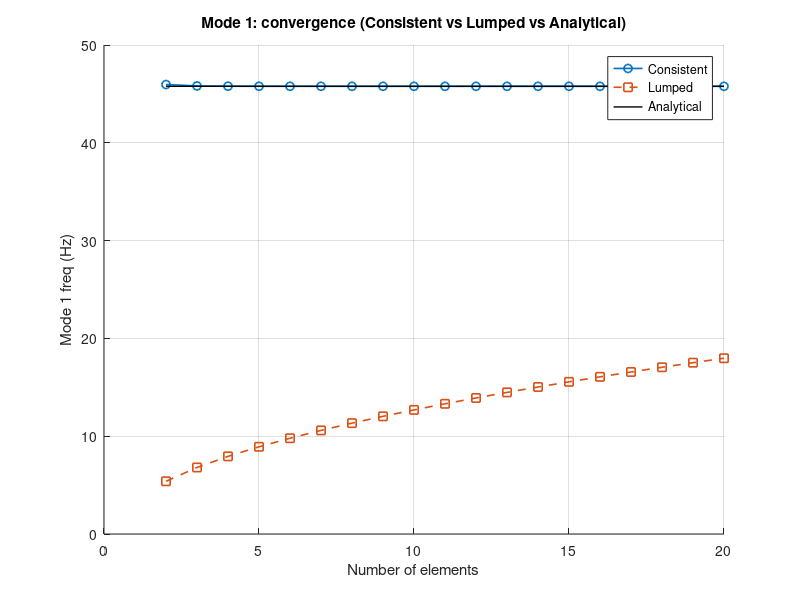
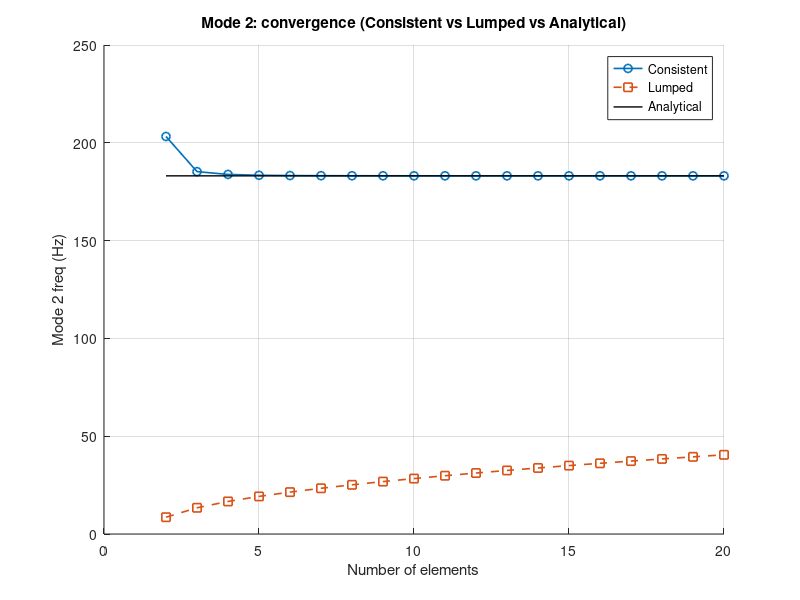
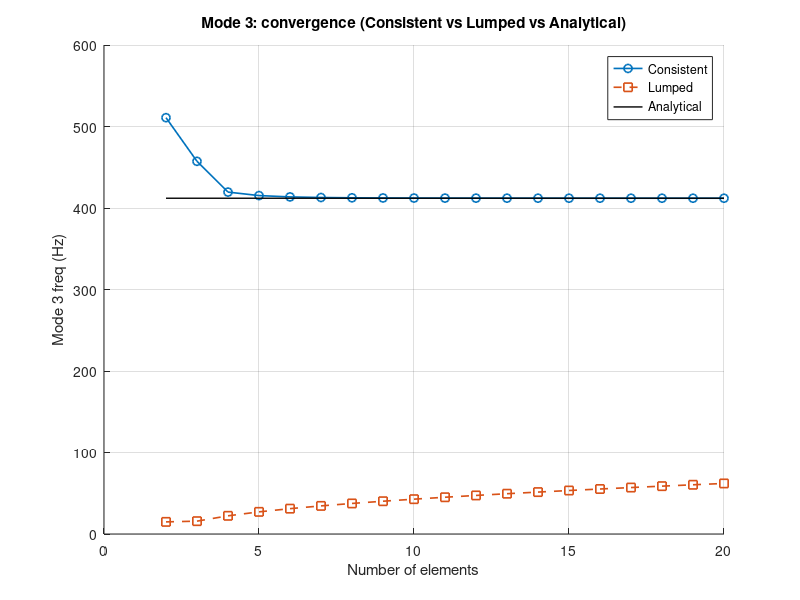
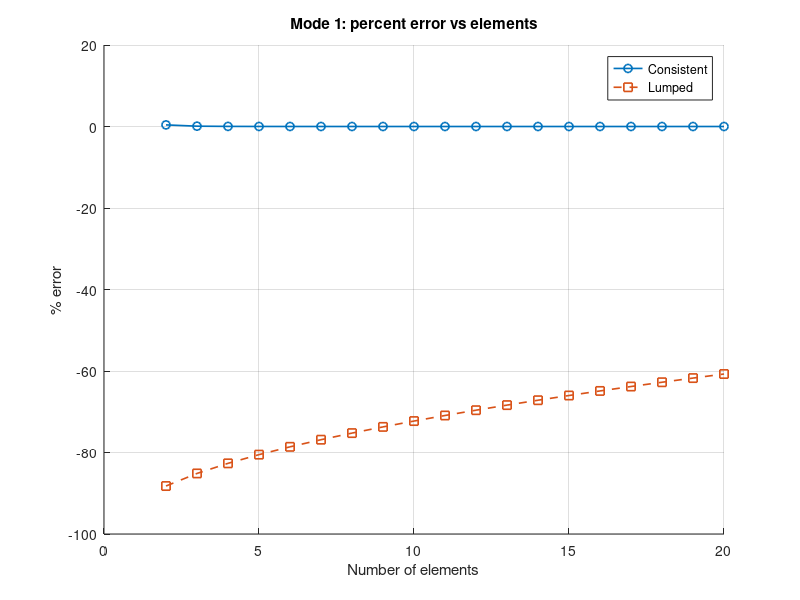

Reproduce these figures in MATLAB, in order.
clc;clear;close all;

E = 200e9;
b = 0.04;
d = 0.08;
I = (b*d^3)/12;
L = 2.0;
Nemin=2;
Nemax=20;
Ne=Nemin:Nemax;
r=7850;
a=b*d;
freqc=nan(numel(Ne),3);
freql=nan(numel(Ne),3);
Wt = @(n) (n^2 * pi^2) * sqrt(E*I/(r*a*L^4));
for e = 1:numel(Ne)
    Le = L / Ne(e);
    A=(r*a*Le)/420;
    Mle =(r*A*Le/2) * eye(4);
    Mce=A*[156,22*Le,54,-13*Le; 
        22*Le, 4*Le*Le ,13*Le ,-3*Le*Le;
        54,13*Le,156,-22*Le;
        -13*Le,-3*Le*Le,-22*Le,4*Le*Le];
    Ke =(E*I/Le^3) * [ 12, 6*Le, -12, 6*Le;
                 6*Le, 4*Le^2, -6*Le, 2*Le^2;
                  -12, -6*Le, 12, -6*Le;
                 6*Le, 2*Le^2, -6*Le, 4*Le^2 ];
    N = Ne(e) + 1;
    tDOF = 2*N;
    Kg = zeros(tDOF);
    MgC = zeros(tDOF);
    MgL = zeros(tDOF);
    for i=1:Ne(e)
         n1 = i; n2 = i+1;
         edof = [2*n1-1, 2*n1, 2*n2-1, 2*n2];
         Kg(edof, edof) = Kg(edof, edof) + Ke;
         MgC(edof, edof) = MgC(edof, edof) + Mce;
         MgL(edof, edof) = MgL(edof, edof) + Mle;
    end
    fxdof = [1, 2*Ne(e)+1];
    % modyfied matrices
    frDOFs = setdiff(1:tDOF, fxdof);
    Kgm = Kg(frDOFs, frDOFs);
    MgCm = MgC(frDOFs, frDOFs);
    MgLm = MgL(frDOFs, frDOFs);
    [Qc , valC]=eig(Kgm,MgCm);
    [Ql , valL]=eig(Kgm,MgLm);
    Wc2 = diag(valC);
    Wc2 = real(Wc2);
    Wc = sqrt(Wc2);
    Wl2=diag(valL);
    Wl2=real(Wl2);
    Wl = sqrt(Wl2);
    freqc(e,:) = (Wc(1:3)/(2*pi))';
    freql(e,:) = (Wl(1:3)/(2*pi))';
end

for mode = 1:3
    figure
    hold on; grid on;
    plot(Ne, freqc(:,mode), 'o-', 'LineWidth',1.2)
    plot(Ne, freql(:,mode), 's--', 'LineWidth',1.2)
    % analytical (constant wrt Ne)
    plot(Ne, (Wt(mode)/(2*pi))*ones(size(Ne)), 'k-','LineWidth',1)
    xlabel('Number of elements'); ylabel(sprintf('Mode %d freq (Hz)',mode))
    title(sprintf('Mode %d: convergence (Consistent vs Lumped vs Analytical)', mode));
    legend('Consistent','Lumped','Analytical','Location','Best');
    hold off;
end


for mode=1:3
    errc = 100*(freqc(:,mode) - Wt(mode)/(2*pi)) ./ (Wt(mode)/(2*pi));
    errl = 100*(freql(:,mode) - Wt(mode)/(2*pi)) ./ (Wt(mode)/(2*pi));
    % disp('%age error in natural freqc.');
    % disp(array2table(errc,'VariableNames',{'Error_%'}));
    % disp('%age error in %d natural freql.');
    % disp(array2table(errl,'VariableNames',{'Error_%'}));
    figure
    hold on; grid on;
    plot(Ne, errc, 'o-','LineWidth',1.2)
    plot(Ne, errl, 's--','LineWidth',1.2)
    xlabel('Number of elements'); ylabel('% error')
    title(sprintf('Mode %d: percent error vs elements', mode))
    legend('Consistent','Lumped','Location','Best');
    hold off;
end
